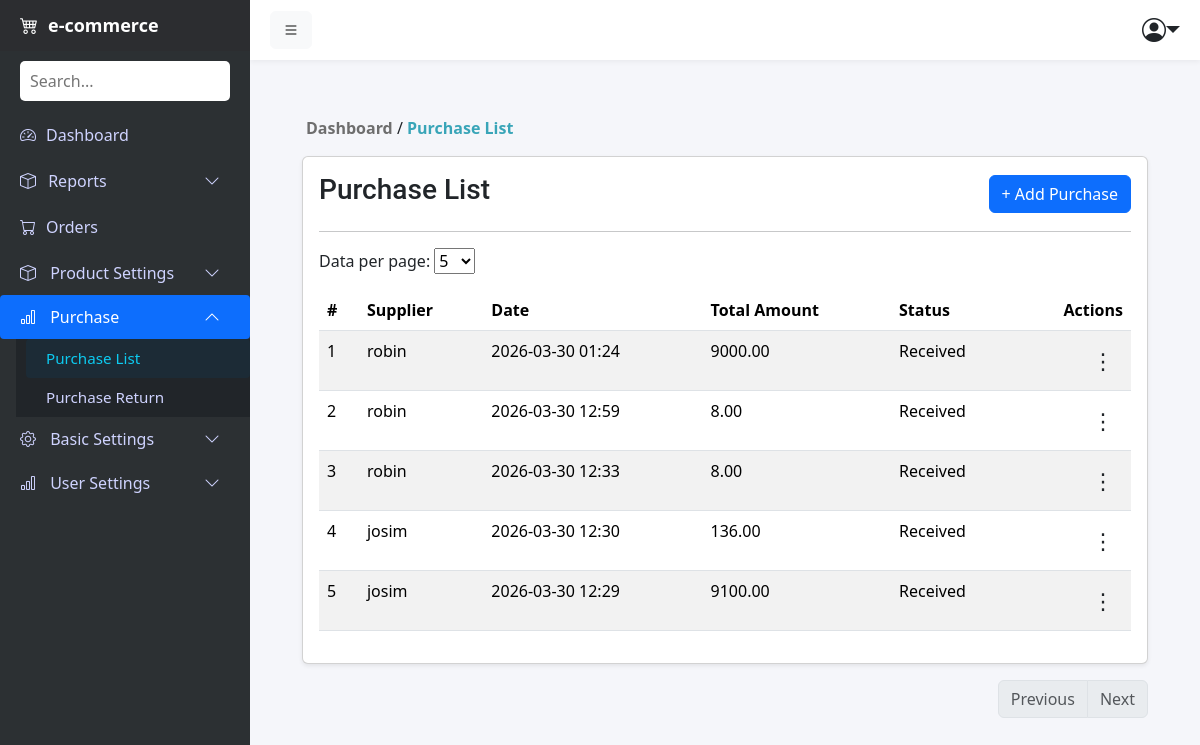
Page /purchases/ (signed in) on the committed database.
### products/models.py (models this page shows, shortened)
class Purchase(models.Model):
    supplier = models.ForeignKey(Supplier, on_delete=models.CASCADE)
    purchase_date = models.DateTimeField(auto_now_add=True)
    created_by = models.ForeignKey(User, on_delete=models.SET_NULL, null=True)
    discount = models.DecimalField(max_digits=10, decimal_places=2, default=0)
    service_charge = models.DecimalField(max_digits=10, decimal_places=2, default=0)
    total_amount = models.DecimalField(max_digits=12, decimal_places=2, default=0)
    status = models.CharField(max_length=20,
        choices=[
            ('Received', 'Received'),
            ('Pending', 'Pending'),
            ('Ordered', 'Ordered'),
        ],
        default='Received')

class Supplier(models.Model):
    name = models.CharField(max_length=150)
    phone = models.CharField(max_length=20)
    address = models.TextField()

### products/views.py (the view)
# urls.py: path('purchases/', views.purchase_list, name='purchase_list'),
@login_required
def purchase_list(request):
    purchases = Purchase.objects.all().order_by('-id')
    return render(request, 'purchase/purchase_list.html', {'purchases': purchases})

### products/context_processors.py (called while the page is built)
def wishlist_count(request):
    if request.user.is_authenticated:
        count = Wishlist.objects.filter(user=request.user).count()
    else:
        if not request.session.session_key:
            request.session.create()
        count = Wishlist.objects.filter(
            session_key=request.session.session_key
        ).count()
    return {"wishlist_count": count}

### products/templates/purchase/purchase_list.html (shortened to what this page needs)
{% extends 'base.html' %}
{% block content %}
<div class="text m-3">
    <a href="{% url 'admin_dashboard' %}" style="text-decoration: none; color: #6e6e6e;"><b> Dashboard</b></a>
     /
    <span style="color: #39a5b8;"><b>{% if product %}Product Update{% else %}Purchase List{% endif %}</b></span>
</div>
<div class="container">
    <div class="card shadow-sm">
        <div class="card-body">
            <div class="d-flex justify-content-between align-items-center">
                <h3 class="text-dark" style="font-family: 'Roboto', sans-serif;">Purchase List</h3>
                {% if request.user.is_superuser or 'purchase_create' in permissions_list %}
                <a href="{% url 'purchase_create' %}" class="btn btn-primary">
                    + Add Purchase
                </a>
                {% endif %}
            </div> <hr>
            <form method="get" class="d-inline-block mb-3">
                <label>Data per page: </label>
                <select name="per_page" onchange="this.form.submit()">
                    <option value="5" {% if per_page|add:'0' == 5 %}selected{% endif %}>5</option>
                </select>
            </form>
            <table class="table table-hover table-striped">
                <thead>
                    <tr>
                        <th>#</th>
                        <th>Supplier</th>
                        <th>Date</th>
                        <th>Total Amount</th>
                        <th>Status</th>
                        <th class="text-end">Actions</th>
                    </tr>
                </thead>
                <tbody>
                    {% if purchases %}
                        {% for purchase in purchases %}
                            <tr>
                                <td>{{ forloop.counter }}</td>
                                <td>{{ purchase.supplier.name }}</td>
                                <td>{{ purchase.purchase_date|date:"Y-m-d h:i" }}</td>
                                <td>{{ purchase.total_amount }}</td>
                                <td>{{ purchase.status }}</td>
                                <td class="text-end p-2">
                                    <div class="dropdown">
                                        <button class="btn btn-sm " type="button" data-bs-toggle="dropdown" style="font-size: 22px;">
                                            &#8942;
                                        </button>
                                    </div>
                                </td>
                            </tr>
                        {% empty %}
                            <tr>
                                <td colspan="6" class="text-center">No purchases found.</td>
                            </tr>
                        {% endfor %}
                    {% else %}
                        <tr>
                            <td colspan="6" class="text-center">No purchases available.</td>
                        </tr>
                    {% endif %}
                </tbody>
            </table>
        </div>
    </div>
    <nav>
        <ul class="pagination justify-content-end mt-3">
            {% if page_obj.has_previous %}
            <li class="page-item">
                <a class="page-link" href="?page={{ page_obj.previous_page_number }}&per_page={{ per_page }}">Previous</a>
            </li>
            {% else %}
            <li class="page-item disabled"><span class="page-link">Previous</span></li>
            {% endif %}
            {% if page_obj.has_next %}
            <li class="page-item">
                <a class="page-link" href="?page={{ page_obj.next_page_number }}&per_page={{ per_page }}">Next</a>
            </li>
            {% else %}
            <li class="page-item disabled"><span class="page-link">Next</span></li>
            {% endif %}
        </ul>
    </nav>
</div>
{% endblock %}

### static/css/nav.css (style rules this page uses)
body { overflow-x: hidden; background: #f5f6fa; font-family: 'Segoe UI', sans-serif; }

### rows in the picture
Purchase: supplier.name "robin", purchase_date "2026-03-30 01:24", total_amount "9000.00", status "Received"
Purchase: supplier.name "robin", purchase_date "2026-03-30 12:59", total_amount "8.00", status "Received"
Purchase: supplier.name "robin", purchase_date "2026-03-30 12:33", total_amount "8.00", status "Received"
Purchase: supplier.name "josim", purchase_date "2026-03-30 12:30", total_amount "136.00", status "Received"
Purchase: supplier.name "josim", purchase_date "2026-03-30 12:29", total_amount "9100.00", status "Received"
